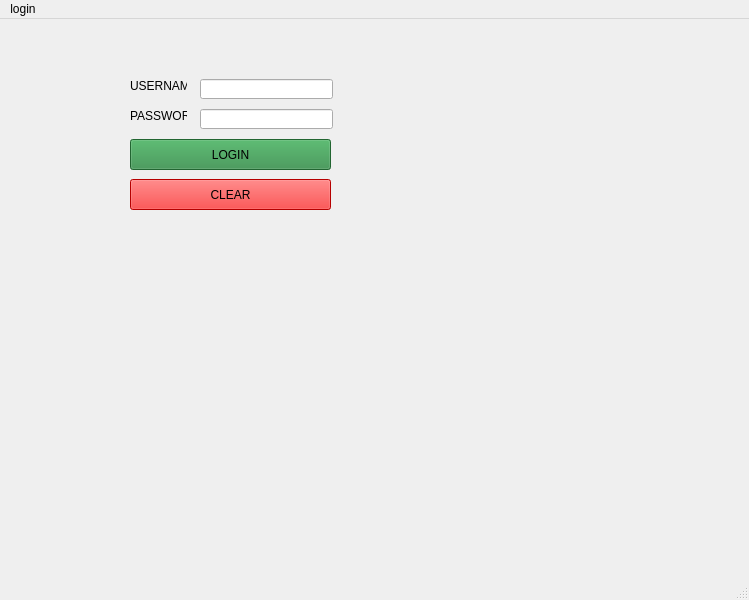
<?xml version="1.0" encoding="UTF-8"?>
<ui version="4.0">
 <class>MainWindow</class>
 <widget class="QMainWindow" name="MainWindow">
  <property name="geometry">
   <rect>
    <x>0</x>
    <y>0</y>
    <width>749</width>
    <height>600</height>
   </rect>
  </property>
  <property name="maximumSize">
   <size>
    <width>800</width>
    <height>600</height>
   </size>
  </property>
  <property name="windowTitle">
   <string>MainWindow</string>
  </property>
  <widget class="QWidget" name="centralwidget">
   <widget class="QLabel" name="label">
    <property name="geometry">
     <rect>
      <x>130</x>
      <y>60</y>
      <width>57</width>
      <height>13</height>
     </rect>
    </property>
    <property name="text">
     <string>USERNAME</string>
    </property>
   </widget>
   <widget class="QLabel" name="label_2">
    <property name="geometry">
     <rect>
      <x>130</x>
      <y>90</y>
      <width>57</width>
      <height>13</height>
     </rect>
    </property>
    <property name="text">
     <string>PASSWORD</string>
    </property>
   </widget>
   <widget class="QLabel" name="LabelStatus">
    <property name="geometry">
     <rect>
      <x>130</x>
      <y>210</y>
      <width>201</width>
      <height>21</height>
     </rect>
    </property>
    <property name="text">
     <string/>
    </property>
   </widget>
   <widget class="QLineEdit" name="txtUsername">
    <property name="geometry">
     <rect>
      <x>200</x>
      <y>60</y>
      <width>133</width>
      <height>20</height>
     </rect>
    </property>
   </widget>
   <widget class="QLineEdit" name="txtPassword">
    <property name="geometry">
     <rect>
      <x>200</x>
      <y>90</y>
      <width>133</width>
      <height>20</height>
     </rect>
    </property>
   </widget>
   <widget class="QPushButton" name="btnClear">
    <property name="geometry">
     <rect>
      <x>130</x>
      <y>160</y>
      <width>201</width>
      <height>31</height>
     </rect>
    </property>
    <property name="styleSheet">
     <string notr="true">background:rgb(255, 0, 0)</string>
    </property>
    <property name="text">
     <string>CLEAR</string>
    </property>
   </widget>
   <widget class="QPushButton" name="btnLogin">
    <property name="geometry">
     <rect>
      <x>130</x>
      <y>120</y>
      <width>201</width>
      <height>31</height>
     </rect>
    </property>
    <property name="styleSheet">
     <string notr="true">background:rgb(47, 141, 69)</string>
    </property>
    <property name="text">
     <string>LOGIN</string>
    </property>
   </widget>
  </widget>
  <widget class="QMenuBar" name="menubar">
   <property name="geometry">
    <rect>
     <x>0</x>
     <y>0</y>
     <width>749</width>
     <height>21</height>
    </rect>
   </property>
   <widget class="QMenu" name="menulogin">
    <property name="title">
     <string>login</string>
    </property>
   </widget>
   <addaction name="menulogin"/>
  </widget>
  <widget class="QStatusBar" name="statusbar"/>
 </widget>
 <resources/>
 <connections/>
</ui>
